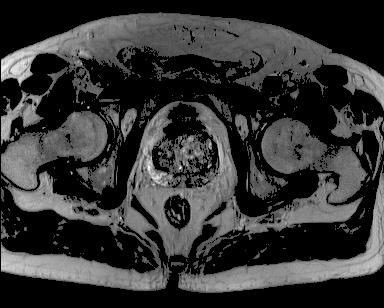
#> input picture prostate_train.jpg, 384 x 308 px, found by its file name
$ jupyter execute EJERCICIO_3.ipynb
#> lines starting #> are read from the running program, lines starting #| are printed output that depends on the picture; after the words box and inside, x2 and y2 are one past the last pixel; in counts of white or black regions, pixels touching at a corner belong together; long printed decimals are rounded
<a href="https://colab.research.google.com/github/MattStarDew/PUC/blob/main/EJERCICIO_3.ipynb" target="_parent"></a>

# **EJERCICIO 3:**

1.   Item segmentation
2.   Otsu
3.   k-means
4.   Linear Discriminant Analysis (LDA)
5.   Performance evaluation

## Image segmentation: Supervised vs unsupervised approaches

[cell 1]
import skimage as sk
import matplotlib.pyplot as plt
from skimage import io
import os
from matplotlib import gridspec

# Path of the folder in your google drive unit where you have the images:
#path = '/content/drive/MyDrive/UL/test_images/'

I_train = sk.io.imread('/content/prostate_train.jpg')
#> I_train is the input picture: shape (308, 384); min 0, max 250, mean 53.8
I_train_GT = sk.io.imread('//content/prostate_train_GT.jpg')
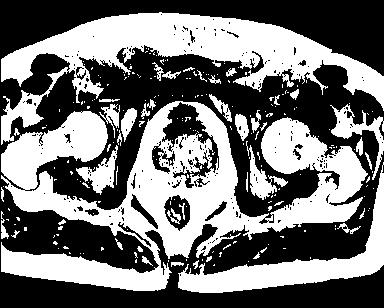
#> input picture prostate_train_GT.jpg, 384 x 308 px, found by its file name
#> I_train_GT is the input picture: shape (308, 384); min 0, max 255, mean 116.8
I_test = sk.io.imread('/content/prostate_test.jpg')
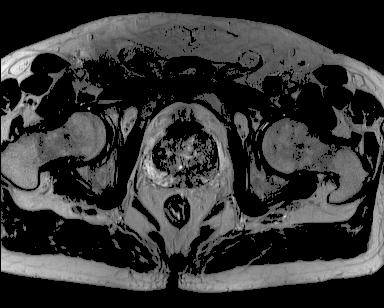
#> input picture prostate_test.jpg, 384 x 308 px, found by its file name
#> I_test is the input picture: shape (308, 384); min 0, max 247, mean 53.6
I_test_GT = sk.io.imread('/content/prostate_test_GT.jpg')
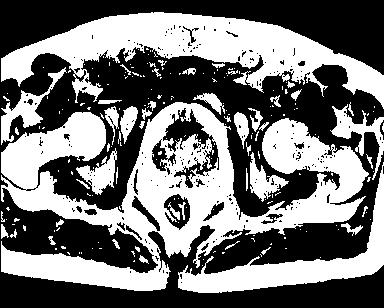
#> input picture prostate_test_GT.jpg, 384 x 308 px, found by its file name
#> I_test_GT is the input picture: shape (308, 384); min 0, max 255, mean 117.1

fig = plt.figure(figsize=(15, 15))
gs = gridspec.GridSpec(2, 2)

ax0 = fig.add_subplot(gs[0,0])
ax0.imshow(I_train, cmap=plt.cm.gray)
ax0.set_title('Training image')
ax0.set_axis_off()

ax1 = fig.add_subplot(gs[0,1])
ax1.imshow(I_train_GT, cmap=plt.cm.gray)
ax1.set_title('Ground Truth training image')
ax1.set_axis_off()

ax2 = fig.add_subplot(gs[1,0])
ax2.imshow(I_test, cmap=plt.cm.gray)
ax2.set_title('Test image')
ax2.set_axis_off()

ax3 = fig.add_subplot(gs[1,1])
ax3.imshow(I_test_GT, cmap=plt.cm.gray)
ax3.set_title('Ground Truth test image')
ax3.set_axis_off()

plt.tight_layout()
plt.show()
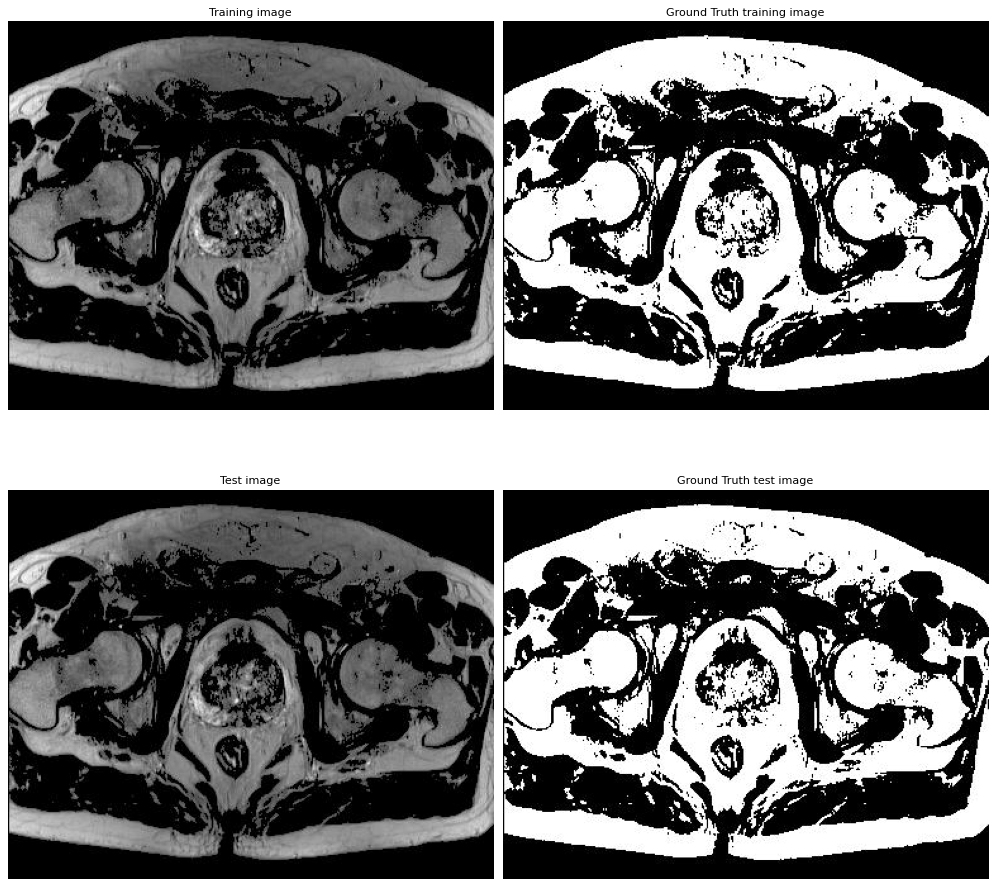
#> figure drawn by matplotlib, 4 panels

### Otsu's algorithm

[cell 2]
import matplotlib.pyplot as plt
from matplotlib import gridspec
from skimage.filters import threshold_otsu

# Find Otsu's threshold for training image:
threshold_otsu = threshold_otsu(I_train)
#> threshold_otsu = 58

# Apply threshold to test image:
I_otsu = I_test >= threshold_otsu
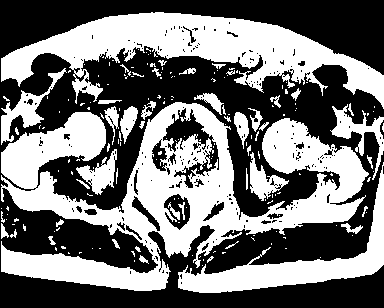
#> I_otsu: shape (308, 384) bool; 45.9% white; 187 white regions (140 under 20 px), largest, box (x1, y1, x2, y2) and area: (1, 102, 369, 291) 27628, (1, 12, 384, 109) 14357, (178, 162, 384, 293) 5333

fig = plt.figure(figsize=(15, 15))
gs = gridspec.GridSpec(2, 2)

ax1 = fig.add_subplot(gs[0,0])
ax1.imshow(I_test, cmap=plt.cm.gray)
ax1.set_title('Original Image')
ax1.set_axis_off()

ax2 = fig.add_subplot(gs[0,1])
ax2.imshow(I_otsu, cmap=plt.cm.gray)
ax2.set_title('Prostate segmentation (Otsu Threshold T = {})'.format(threshold_otsu))
ax2.set_axis_off()

ax3 = fig.add_subplot(gs[1,:])
ax3.hist(I_test.ravel(), bins=256,density=True)
ax3.axvline(threshold_otsu, color='r')
ax3.set_title('Image Histogram and Otsu threshold')
plt.show()
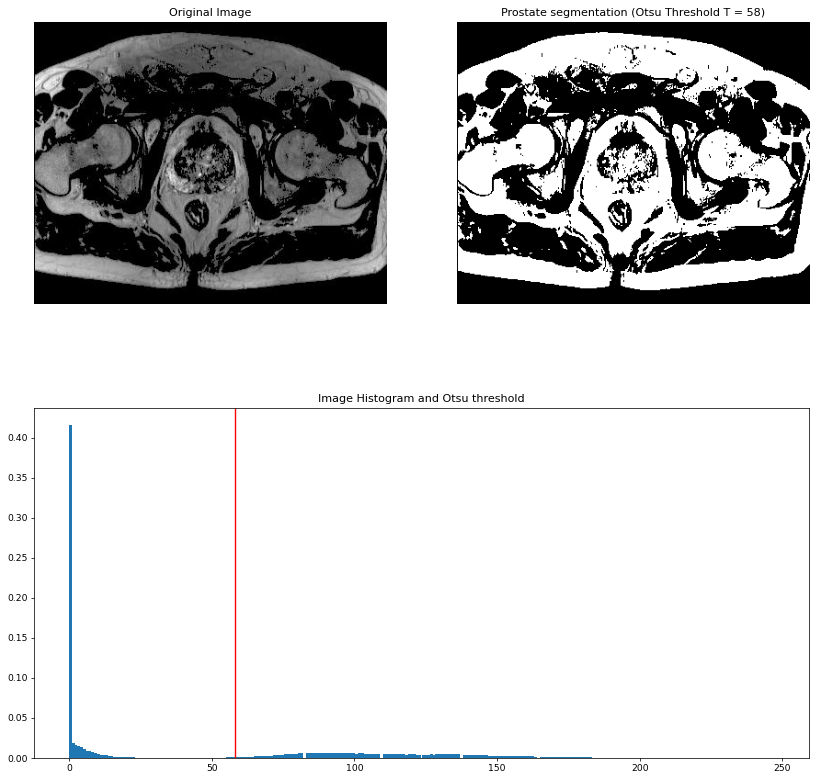
#> figure drawn by matplotlib, 3 panels; panel 3: tallest bar 0.416 high, from x = 0 to 0.965

### k-means algorithm

[cell 3]
from sklearn.cluster import KMeans
import numpy as np

# reshape training image as 1d array:
v_I_train = I_train.reshape(I_train.shape[0]*I_train.shape[1],1).astype(np.uint8)

# Fit a Kmeans clustering model with two clusters using training image:
kmeans = KMeans(n_clusters=2, random_state=0).fit(v_I_train)

# Apply to predict test image:
v_I_test = I_test.reshape(I_test.shape[0]*I_test.shape[1],1).astype(np.uint8) # reshape image as 1d array

v_kmeans = kmeans.predict(v_I_test)
#v_kmeans= np.logical_not(v_kmeans) # use when the pattern is associated to cluster 0 (vessels shoyld be white)
I_kmeans = np.array(v_kmeans).reshape(I_test.shape[0],I_test.shape[1]).astype(np.uint8) # Shape back result as image
#> I_kmeans: shape (308, 384); values 0 (black) and 1 (white), 54.2% white; 190 black regions (144 under 20 px), largest, box (x1, y1, x2, y2) and area: (1, 102, 369, 291) 27573, (1, 12, 384, 109) 14340, (178, 162, 384, 293) 5306

fig = plt.figure(figsize=(15, 15))
gs = gridspec.GridSpec(1, 2)

ax1 = fig.add_subplot(gs[0,0])
ax1.imshow(I_test, cmap=plt.cm.gray)
ax1.set_title('Original Image')
ax1.set_axis_off()

ax2 = fig.add_subplot(gs[0,1])
ax2.imshow(I_kmeans, cmap=plt.cm.gray)
ax2.set_title('Prostate segmentation (Kmeans)')
ax2.set_axis_off()

plt.show()

In this case, the program works best with 2 clusters. The result is inverted from what we find using Otsu. However, I lack the medical knowledge to understand which one is better.

### Linear Discriminant Analysis (LDA)

[cell 4]
from sklearn.discriminant_analysis import LinearDiscriminantAnalysis

v_train_GT = I_train_GT.reshape(I_train_GT.shape[0]*I_train_GT.shape[1],1).astype(bool)

lda_model = LinearDiscriminantAnalysis(store_covariance=True)
lda_model.fit(v_I_train, v_train_GT.ravel()) # Train with training image and training Ground Truth

# Predict the test image:
v_lda = lda_model.predict(v_I_test)
I_lda = np.array(v_lda).reshape(I_test.shape[0],I_test.shape[1]).astype(np.uint8) # Shape back result as image
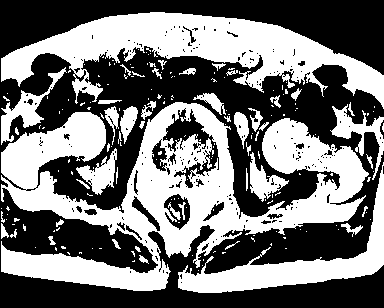
#> I_lda: shape (308, 384); values 0 (black) and 1 (white), 46.4% white; 189 white regions (142 under 20 px), largest, box (x1, y1, x2, y2) and area: (1, 102, 369, 291) 27895, (1, 12, 384, 109) 14485, (178, 162, 384, 293) 5393

import matplotlib.pyplot as plt
fig, ax = plt.subplots(1, 2, figsize=(20, 20))

ax[0].imshow(I_test_GT, cmap=plt.cm.gray)
ax[0].set_title('Test Ground truth')
ax[0].set_axis_off()

ax[1].imshow(I_lda, cmap=plt.cm.gray)
ax[1].set_title('LDA segmentation')
ax[1].set_axis_off()

plt.show()

I see almost no difference between the two images

### Performance evaluation

[cell 5]
from sklearn.metrics import confusion_matrix

v_test_GT = I_test_GT.reshape(I_test_GT.shape[0]*I_test_GT.shape[1],1).astype(bool)

CM_lda = confusion_matrix(v_test_GT,np.array(v_lda).astype(bool))
#> CM_lda = [[47799, 300], [15557, 54616]]
tn, fp, fn, tp = CM_lda.ravel()
#> tn = 47799; fp = 300; fn = 15557; tp = 54616
TPR_lda = tp/(tp+fn)
#> TPR_lda = 0.778
FPR_lda = fp/(fp+tn)
#> FPR_lda = 0.00624
DSC_lda = 2*tp/(2*tp+fp+fn)
#> DSC_lda = 0.873

print('LDA Segmentation: TPR={}, FPR={}, DSC={}'.format(TPR_lda,FPR_lda,DSC_lda))
#| LDA Segmentation: TPR=0.7783, FPR=0.006237, DSC=0.8732

[cell 6]
CM_lda
#> Out = [[47799, 300], [15557, 54616]]
